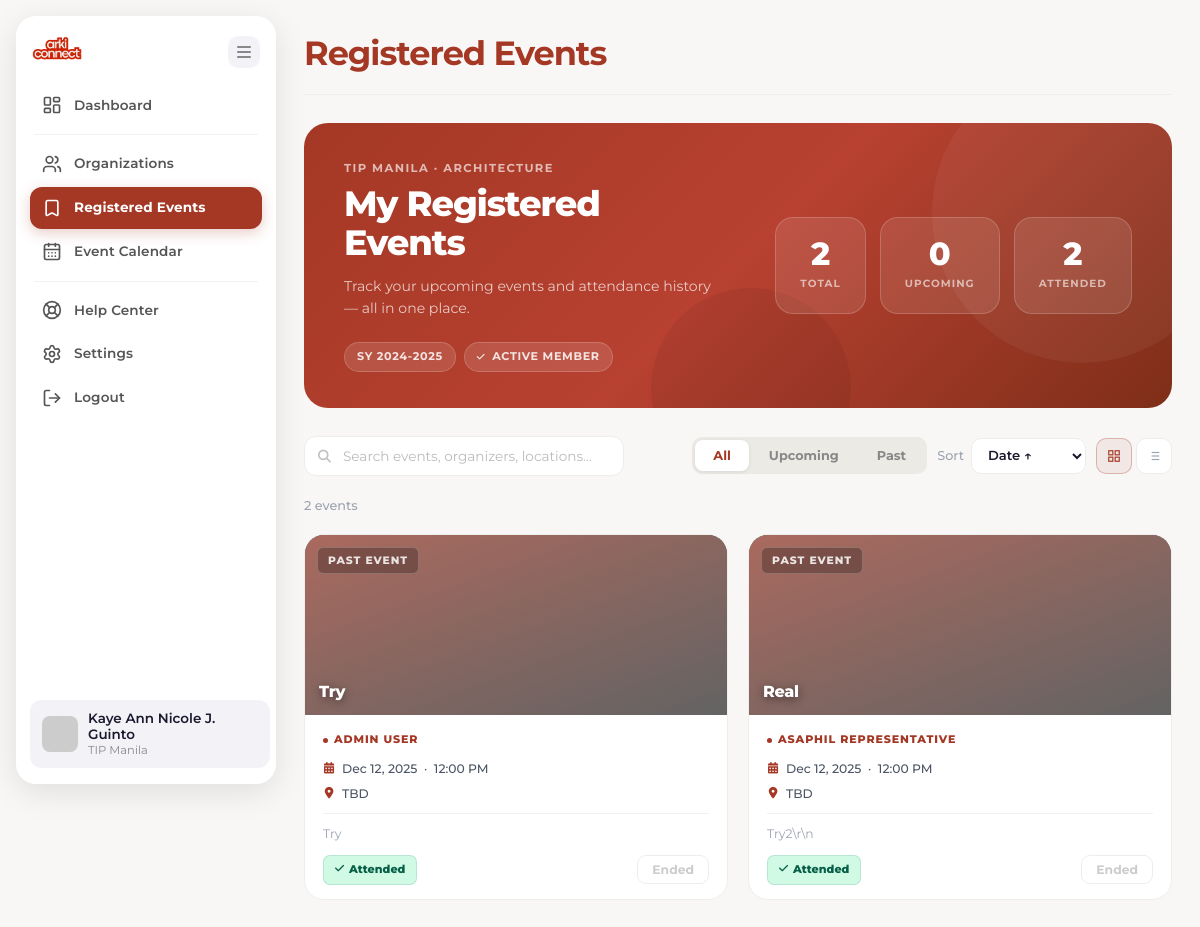
Page /PHP/registered_events.php (signed in) on the committed database.
### tables this page shows
CREATE TABLE `event_registrations` (
  `id` int(11) NOT NULL,
  `event_id` int(11) NOT NULL,
  `user_id` int(11) NOT NULL,
  `registration_date` timestamp NOT NULL DEFAULT current_timestamp(),
  `status` enum('confirmed','cancelled','attended') DEFAULT 'confirmed',
  `notes` text DEFAULT NULL
);

CREATE TABLE `events` (
  `id` int(11) NOT NULL,
  `title` varchar(255) NOT NULL,
  `description` text DEFAULT NULL,
  `event_date` date NOT NULL,
  `event_time` time DEFAULT NULL,
  `start_time` time DEFAULT NULL,
  `end_time` time DEFAULT NULL,
  `location` varchar(255) DEFAULT NULL,
  `image_path` varchar(500) DEFAULT NULL,
  `pdf_path` varchar(255) DEFAULT NULL,
  `registrants` int(11) DEFAULT 0,
  `organizer` varchar(255) DEFAULT NULL,
  `status` enum('pending','approved','upcoming','ongoing','completed','cancelled','rejected') DEFAULT 'pending',
  `created_by` int(11) DEFAULT NULL,
  `created_at` timestamp NOT NULL DEFAULT current_timestamp(),
  `updated_at` timestamp NOT NULL DEFAULT current_timestamp() ON UPDATE current_timestamp(),
  `approved_by` int(11) DEFAULT NULL,
  `approved_at` timestamp NULL DEFAULT NULL,
  `rejection_reason` text DEFAULT NULL
);

CREATE TABLE `users` (
  `id` int(11) NOT NULL,
  `fullname` varchar(255) NOT NULL,
  `studentnum` varchar(50) DEFAULT NULL,
  `email` varchar(255) NOT NULL,
  `password` varchar(255) DEFAULT NULL COMMENT 'NULL for Google OAuth users',
  `google_id` varchar(255) DEFAULT NULL COMMENT 'Google OAuth ID',
  `profile_picture` varchar(500) DEFAULT NULL COMMENT 'URL to profile picture',
  `status` enum('active','inactive','suspended') DEFAULT 'active',
  `email_verified` tinyint(1) DEFAULT 0,
  `created_at` timestamp NOT NULL DEFAULT current_timestamp(),
  `updated_at` timestamp NOT NULL DEFAULT current_timestamp() ON UPDATE current_timestamp(),
  `last_login` timestamp NULL DEFAULT NULL,
  `role` enum('admin','org_rep','student') NOT NULL DEFAULT 'student'
);

### PHP/registered_events.php (the view, shortened to what this page needs)
<?php
include 'db_connect.php';
$user_id = $_SESSION['user_id'] ?? null;
$role = $_SESSION['role'] ?? null;
$userName = $_SESSION['fullname'] ?? 'Architecture Student';
$userAffiliation = 'TIP Manila';
$role = (string)$role;
$homeLink = '#';
switch ($role) {
    case 'student':
        $homeLink = 'Student_db.php';
        $pageTitle = 'Registered Events';
        break;
}
$userAvatarText = strtoupper(substr($userName, 0, 1));
$registered_events = [];
try {
    $query = "
    SELECT
        e.id,
        e.title as event_name,
        e.description as event_description,
        e.event_date,
        e.event_time as time,
        e.image_path as event_image,
        e.location,
        u.fullname as organizer,
        er.registration_date,
        er.status
    FROM event_registrations er
    INNER JOIN events e ON er.event_id = e.id
    LEFT JOIN users u ON e.created_by = u.id
    WHERE er.user_id = ? AND e.status = 'approved'
    ORDER BY e.event_date ASC
";
    $stmt = $conn->prepare($query);
    $stmt->bind_param("i", $user_id);
    $stmt->execute();
    $result = $stmt->get_result();
    while ($row = $result->fetch_assoc()) {
        $registered_events[] = [
            'id' => (int)$row['id'],
            'event_name' => $row['event_name'],
            'event_date' => $row['event_date'],
            'event_description' => $row['event_description'],
            'event_image' => $row['event_image'] ?? '../Images/default-event.jpg',
            'location' => $row['location'] ?? 'TBA',
            'time' => $row['time'] ? date('g:i A', strtotime($row['time'])) : 'TBA',
            'organizer' => $row['organizer'] ?? 'Unknown Organization',
            'registered_date' => $row['registration_date'],
            'status' => $row['status']
        ];
    }
} catch (Exception $e) {
    error_log("Error fetching registered events: " . $e->getMessage());
    $registered_events = [];
}
function reGetDaysLabel(string $event_date): string {
    $now   = new DateTime('today');
    $event = new DateTime($event_date);
    $diff  = (int)$now->diff($event)->days;
    $past  = $now > $event;
    if ($past)                return 'Ended';
    return $diff . ' days away';
}
?>
<!DOCTYPE html>
<html lang="en">
<head>
    <link rel="stylesheet" href="https://cdnjs.cloudflare.com/ajax/libs/font-awesome/6.5.2/css/all.min.css">
    <link rel="stylesheet" href="../CSS/Student_db.css">
</head>
<body>
<div class="dashboard-container" id="dashboard-container">
    <aside class="sidebar" id="left-sidebar">
        <div class="sidebar-top-icons">
            <button class="menu-toggle-desktop" id="collapse-toggle" title="Collapse sidebar">
                <i class="fas fa-bars"></i>
            </button>
            <div class="header-container">
                <div class="logo">
                    <a href="<?php echo htmlspecialchars($homeLink); ?>">
                        <img src="../Images/newlogo.png" alt="Arki Connect Logo">
                    </a>
                </div>
            </div>
        </div>
        <div class="nav-section">
            <a href="<?php echo htmlspecialchars($homeLink); ?>" class="nav-link" title="Go to Dashboard">
                <i data-lucide="layout-dashboard"></i>
                <span class="link-text">Dashboard</span>
            </a>
            <hr class="separator">
            <a href="organizations.php" class="nav-link sub-link-item" title="Organization Directory">
                <i data-lucide="users"></i>
                <span class="link-text">Organizations</span>
            </a>
            <a href="registered_events.php" class="nav-link sub-link-item active" title="My Saved Events">
                <i data-lucide="bookmark"></i>
                <span class="link-text">Registered Events</span>
            </a>
            <a href="event_calendar.php" class="nav-link sub-link-item" title="Event Calendar">
                <i data-lucide="calendar-days"></i>
                <span class="link-text">Event Calendar</span>
            </a>
            <hr class="separator">
            <a href="helpcenter.php" class="nav-link" title="Help Center (FAQ)">
                <i data-lucide="life-buoy"></i>
                <span class="link-text">Help Center</span>
            </a>
            <a href="settings.php" class="nav-link" title="Settings">
                <i data-lucide="settings"></i>
                <span class="link-text">Settings</span>
            </a>
            <a href="login.php?logout=true" class="nav-link" title="Logout">
                <i data-lucide="log-out"></i>
                <span class="link-text">Logout</span>
            </a>
        </div>
        <div class="user-profile">
            <img src="https://placehold.co/40x40/A43825/white?text=<?php echo htmlspecialchars($userAvatarText); ?>" alt="User Avatar" loading="lazy">
            <div class="user-info">
                <div class="name"><?php echo htmlspecialchars($userName); ?></div>
                <div class="role"><?php echo htmlspecialchars($userAffiliation); ?></div>
            </div>
        </div>
    </aside>
    <main class="content-area" id="content-area">
        <header class="content-header">
            <h2><?php echo htmlspecialchars($pageTitle); ?></h2>
        </header>
        <div class="re-container">
            <?php
                $total    = count($registered_events);
                $upcoming = count(array_filter($registered_events, fn($e) => reGetDaysLabel($e['event_date']) !== 'Ended'));
                $past     = $total - $upcoming;
            ?>
            <div class="re-hero">
                <div class="re-hero-left">
                    <div class="re-eyebrow">
                        <span class="re-eyebrow-dot"></span>TIP Manila · Architecture
                    </div>
                    <h3>My Registered<br>Events</h3>
                    <p class="re-hero-sub">Track your upcoming events and attendance history — all in one place.</p>
                    <div class="re-hero-tags">
                        <span class="re-hero-tag">SY 2024-2025</span>
                        <span class="re-hero-tag"><i class="fas fa-check" style="font-size:9px;margin-right:3px"></i> Active Member</span>
                    </div>
                </div>
                <div class="re-hero-right">
                    <div class="re-stat-pill">
                        <span class="stat-num"><?php echo $total; ?></span>
                        <span class="stat-label">Total</span>
                    </div>
                    <div class="re-stat-pill">
                        <span class="stat-num"><?php echo $upcoming; ?></span>
                        <span class="stat-label">Upcoming</span>
                    </div>
                    <div class="re-stat-pill">
                        <span class="stat-num"><?php echo $past; ?></span>
                        <span class="stat-label">Attended</span>
                    </div>
                </div>
            </div>
            <?php if (!empty($registered_events)): ?>
            <div class="re-controls">
                <div class="re-search-wrap">
                    <i class="fas fa-search re-search-icon"></i>
                    <input type="text" class="re-search" id="reSearch"
                           placeholder="Search events, organizers, locations…" oninput="reRender()">
                </div>
                <div class="re-right-controls">
                    <div class="re-tabs" id="reTabs">
                        <button class="re-tab active" data-filter="all"      onclick="reSetFilter(this)">All</button>
                        <button class="re-tab"        data-filter="upcoming" onclick="reSetFilter(this)">Upcoming</button>
                        <button class="re-tab"        data-filter="past"     onclick="reSetFilter(this)">Past</button>
                    </div>
                    <div class="re-sort">
                        <span class="re-sort-label">Sort</span>
                        <select class="re-select" id="reSort" onchange="reRender()">
                            <option value="date-asc">Date ↑</option>
                        </select>
                    </div>
                    <div class="re-view-toggle">
                        <button class="re-view-btn active" id="reBtnGrid" title="Grid view" onclick="reSetView('grid')">
                            <svg viewBox="0 0 24 24" fill="none" stroke="currentColor" stroke-width="2">
                                <rect x="3" y="3" width="7" height="7"/><rect x="14" y="3" width="7" height="7"/>
                                <rect x="3" y="14" width="7" height="7"/><rect x="14" y="14" width="7" height="7"/>
                            </svg>
                        </button>
                        <button class="re-view-btn" id="reBtnList" title="List view" onclick="reSetView('list')">
                            <svg viewBox="0 0 24 24" fill="none" stroke="currentColor" stroke-width="2">
                                <line x1="8" y1="6" x2="21" y2="6"/><line x1="8" y1="12" x2="21" y2="12"/>
                                <line x1="8" y1="18" x2="21" y2="18"/>
                                <line x1="3" y1="6" x2="3.01" y2="6"/><line x1="3" y1="12" x2="3.01" y2="12"/>
                                <line x1="3" y1="18" x2="3.01" y2="18"/>
                            </svg>
                        </button>
                    </div>
                </div>
            </div>
            <div class="re-results-meta" id="reResultsMeta"></div>
            <div class="re-grid" id="reGrid">
                <?php foreach ($registered_events as $idx => $event): ?>
                <?php
                    $daysLabel = reGetDaysLabel($event['event_date']);
                    $isPast    = $daysLabel === 'Ended';
                    $fmtDate   = date('M j, Y', strtotime($event['event_date']));
                    $img       = htmlspecialchars($event['event_image']);
                    $name      = htmlspecialchars($event['event_name']);
                    $org       = htmlspecialchars($event['organizer']);
                    $loc       = htmlspecialchars($event['location']);
                    $time      = htmlspecialchars($event['time']);
                    $desc      = htmlspecialchars($event['event_description']);
                    $statusCls = $isPast ? 'past' : 'upcoming';
                    $statusTxt = $isPast ? 'Past Event' : 'Upcoming';
                    $eventId   = (int)$event['id'];
                ?>
                <div class="re-card"
                     data-status="<?php echo $statusCls; ?>"
                     data-date="<?php echo htmlspecialchars($event['event_date']); ?>"
                     data-name="<?php echo strtolower($name); ?>"
                     data-org="<?php echo strtolower($org); ?>"
                     data-loc="<?php echo strtolower($loc); ?>">
                    <div class="re-card-img">
                        <img src="<?php echo $img; ?>"
                             alt="<?php echo $name; ?>"
                             loading="lazy"
                             onerror="this.src='https://placehold.co/600x300/1a1a1a/ffffff?text=<?php echo urlencode($name); ?>'">
                        <div class="re-img-overlay"></div>
                        <div class="re-img-top">
                            <span class="re-status-badge <?php echo $statusCls; ?>"><?php echo $statusTxt; ?></span>
                        </div>
                        <div class="re-img-bottom">
                            <div class="re-card-title-overlay"><?php echo $name; ?></div>
                        </div>
                    </div>
                    <div class="re-card-body">
                        <div class="re-org-line">
                            <span class="re-org-dot"></span>
                            <?php echo $org; ?>
                        </div>
                        <div class="re-card-meta">
                            <div class="re-meta-item">
                                <i class="fas fa-calendar-alt"></i>
                                <?php echo $fmtDate; ?> &nbsp;·&nbsp; <?php echo $time; ?>
                            </div>
                            <div class="re-meta-item">
                                <i class="fas fa-map-marker-alt"></i>
                                <?php echo $loc; ?>
                            </div>
                        </div>
                        <div class="re-card-desc"><?php echo $desc; ?></div>
                        <div class="re-card-footer">
                            <span class="re-reg-chip">
                                <i class="fas fa-check"></i>
                                <?php echo $isPast ? 'Attended' : 'Registered'; ?>
                            </span>
                            <?php if (!$isPast): ?>
                            <button class="re-cancel-btn" onclick="reCancelReg(<?php echo $eventId; ?>, this)">
                                Cancel
                            </button>
                            <?php else: ?>
                            <button class="re-cancel-btn" style="color:#ccc;cursor:default;pointer-events:none">Ended</button>
                            <?php endif; ?>
                        </div>
                    </div>
                </div>
                <?php endforeach; ?>
            </div>
            <?php endif; ?>
        </div>
    </main>
</div>
</body>
</html>

### rows in the picture
event_registrations: event.event_date "PAST EVENT", event.title "Try", users.fullname "ADMIN USER", event.event_date "Dec 12, 2025", time "12:00 PM", event.location "TBD", event.description "Try"
event_registrations: event.event_date "PAST EVENT", event.title "Real", users.fullname "ASAPHIL REPRESENTATIVE", event.event_date "Dec 12, 2025", time "12:00 PM", event.location "TBD", event.description "Try2\\r\\n"

### other values in the picture
$userName "Kaye Ann Nicole J. Guinto"
$userAffiliation "TIP Manila"
$pageTitle "Registered Events"
$total "2"
$upcoming "0"
$past "2"
